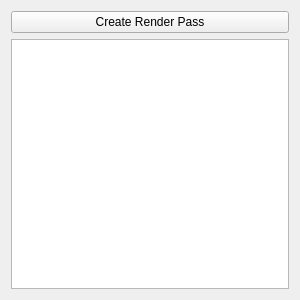
<?xml version="1.0" encoding="UTF-8"?>
<ui version="4.0">
 <class>RenderPassListUi</class>
 <widget class="QWidget" name="RenderPassListUi">
  <property name="geometry">
   <rect>
    <x>0</x>
    <y>0</y>
    <width>300</width>
    <height>300</height>
   </rect>
  </property>
  <property name="maximumSize">
   <size>
    <width>350</width>
    <height>16777215</height>
   </size>
  </property>
  <property name="windowTitle">
   <string>Form</string>
  </property>
  <layout class="QGridLayout" name="gridLayout">
   <item row="0" column="0">
    <layout class="QVBoxLayout" name="verticalLayout">
     <item>
      <widget class="QPushButton" name="createRenderPass">
       <property name="text">
        <string>Create Render Pass</string>
       </property>
      </widget>
     </item>
     <item>
      <widget class="QListWidget" name="renderPassList"/>
     </item>
    </layout>
   </item>
  </layout>
 </widget>
 <resources/>
 <connections/>
</ui>
